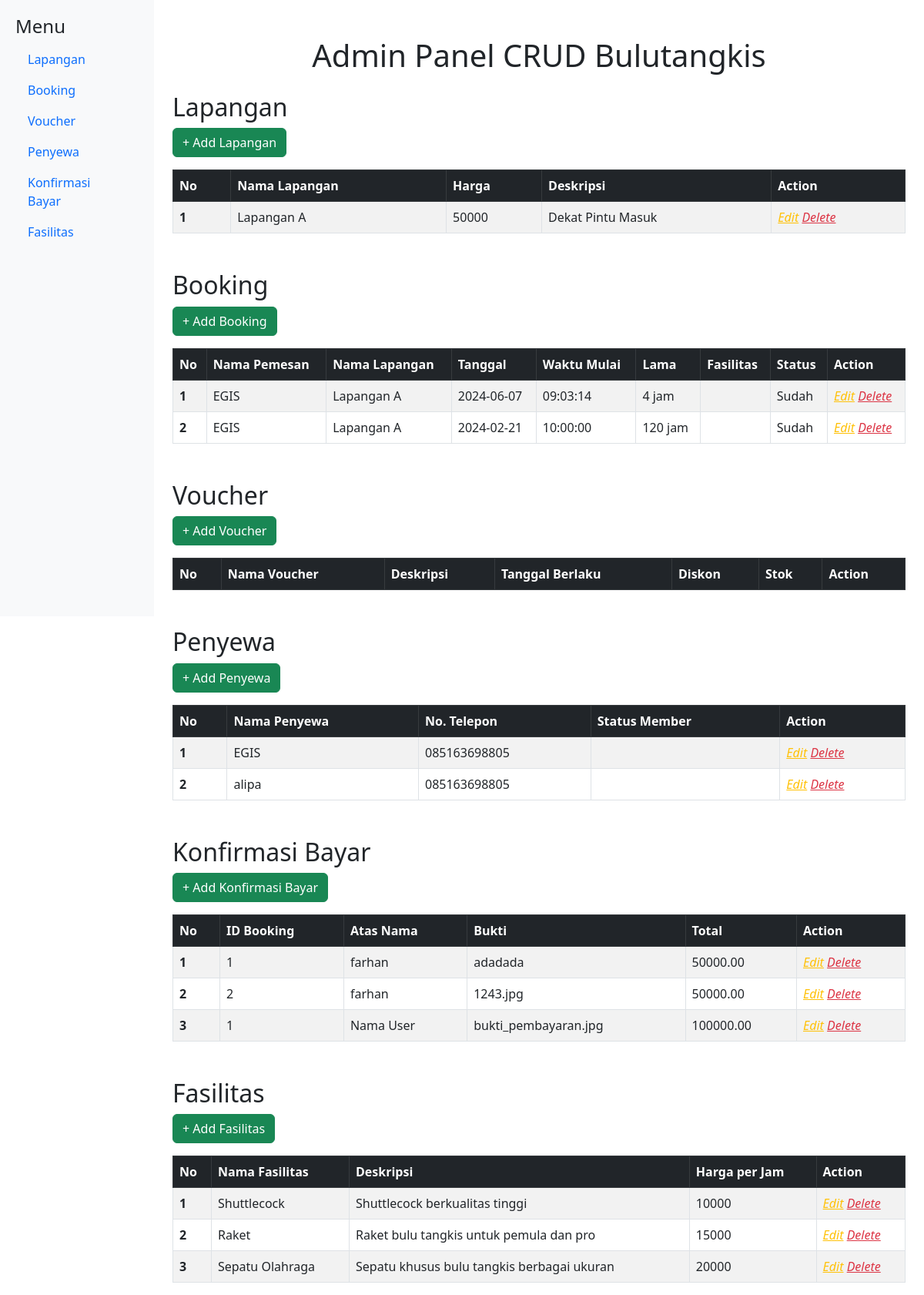
/evolve/Admin/admin.php, run on the app's committed database.
### tables this page shows
CREATE TABLE `lapangan` (
  `id_lapangan` int(11) NOT NULL,
  `nama_lapangan` varchar(255) NOT NULL,
  `harga_lapangan` int(11) DEFAULT NULL,
  `deskripsi_lapangan` varchar(255) NOT NULL
);

CREATE TABLE `booking` (
  `id_booking` int(11) NOT NULL,
  `tanggal_booking` date DEFAULT NULL,
  `jam_booking` time DEFAULT NULL,
  `id_penyewa` int(11) DEFAULT NULL,
  `id_lapangan` int(11) DEFAULT NULL,
  `id_voucher` int(11) DEFAULT NULL,
  `id_fasilitas` int(10) DEFAULT NULL,
  `tanggal_main` date DEFAULT NULL,
  `jam_mulai` time DEFAULT NULL,
  `lama` int(11) DEFAULT NULL,
  `status_pembayaran` varchar(255) DEFAULT 'Belum'
);

CREATE TABLE `penyewa` (
  `id_penyewa` int(10) NOT NULL,
  `nama_penyewa` varchar(255) NOT NULL,
  `no_telepon_penyewa` varchar(255) NOT NULL
);

CREATE TABLE `konfirmasi_bayar` (
  `id_konfirmasi` int(11) NOT NULL,
  `id_booking` int(11) DEFAULT NULL,
  `atas_nama` varchar(100) DEFAULT NULL,
  `bukti` text DEFAULT NULL,
  `total` decimal(10,2) DEFAULT NULL
);

CREATE TABLE `extra_fasilitas` (
  `id_fasilitas` int(11) NOT NULL,
  `nama_fasilitas` varchar(255) NOT NULL,
  `deskripsi_fasilitas` varchar(255) NOT NULL,
  `harga_per_jam` int(11) DEFAULT NULL
);

### evolve/Admin/admin.php (the view, shortened to what the rows shown need)
<?php
include('../function.php');
$listLapangan = readLapangan($conn);
$listBooking = readBooking($conn);
$listPenyewa = readPenyewa($conn);
$listKonfirmasi = readKonfirmasi($conn);
$listExtraFasilitas = readExtraFasilitas($conn);
?>
<!DOCTYPE html>
<html lang="en">
<head>
    <link href="https://cdn.jsdelivr.net/npm/bootstrap@5.3.0-alpha1/dist/css/bootstrap.min.css" rel="stylesheet">
</head>
<body>
    <div class="container-fluid">
        <div class="row">
            <div class="col-10">
                <div class="container mt-5">
                    <h1 class="text-center mb-4">Admin Panel CRUD Bulutangkis</h1>
                    <section id="lapangan">
                        <h2>Lapangan</h2>
                        <table class="table table-bordered table-striped table-hover">
                            <thead class="table-dark">
                                <tr>
                                    <th scope="col">No</th>
                                    <th scope="col">Nama Lapangan</th>
                                    <th scope="col">Harga</th>
                                    <th scope="col">Deskripsi</th>
                                    <th scope="col">Action</th>
                                </tr>
                            </thead>
                            <tbody>
                                <?php
                                $nomor_baris = 1;
                                foreach($listLapangan as $lapangan){
                                ?>
                                <tr>
                                    <th scope="row"><?= $nomor_baris ?></th>
                                    <td><?= $lapangan['nama_lapangan'] ?></td>
                                    <td><?= $lapangan['harga_lapangan'] ?></td>
                                    <td><?= $lapangan['deskripsi_lapangan'] ?></td>
                                    <td>
                                        <a href="updateLapangan.php?id_lapangan=<?= $lapangan['id_lapangan'] ?>"
                                            class="link-warning"><i class="bi bi-pencil-square">Edit</i></a>
                                        <a href="deleteLapangan.php?id=<?= $lapangan['id_lapangan'] ?>"
                                            onclick="return confirm('Yakin Hapus?')" class="link-danger"><i
                                                class="bi bi-trash3">Delete</i></a>
                                    </td>
                                </tr>
                                <?php
                                $nomor_baris++;
                                }
                                ?>
                            </tbody>
                        </table>
                    </section>
                    <section id="booking" class="mt-5">
                        <h2>Booking</h2>
                        <table class="table table-bordered table-striped table-hover">
                            <thead class="table-dark">
                                <tr>
                                    <th scope="col">No</th>
                                    <th scope="col">Nama Pemesan</th>
                                    <th scope="col">Nama Lapangan</th>
                                    <th scope="col">Tanggal</th>
                                    <th scope="col">Waktu Mulai</th>
                                    <th scope="col">Lama</th>
                                    <th scope="col">Fasilitas</th>
                                    <th scope="col">Status</th>
                                    <th scope="col">Action</th>
                                </tr>
                            </thead>
                            <tbody>
                                <?php
            $nomor_baris = 1;
            foreach($listBooking as $booking){
            ?>
                                <tr>
                                    <th scope="row"><?= $nomor_baris ?></th>
                                    <td><?= $booking['nama_pemesan'] ?></td>
                                    <td><?= $booking['nama_lapangan'] ?></td>
                                    <td><?= $booking['tanggal_main'] ?></td>
                                    <td><?= $booking['jam_mulai'] ?></td>
                                    <td><?= $booking['lama'] ?> jam</td>
                                    <td><?= $booking['nama_fasilitas'] ?></td>
                                    <td><?= $booking['status_pembayaran'] ?></td>
                                    <td>
                                        <a href="updateBooking.php?id_booking=<?= $booking['id_booking'] ?>"
                                            class="link-warning"><i class="bi bi-pencil-square">Edit</i></a>
                                        <a href="deleteBooking.php?id=<?= $booking['id_booking'] ?>"
                                            onclick="return confirm('Yakin Hapus?')" class="link-danger"><i
                                                class="bi bi-trash3">Delete</i></a>
                                    </td>
                                </tr>
                                <?php
                                $nomor_baris++;
                                }
                                ?>
                            </tbody>
                        </table>
                    </section>
                    <section id="voucher" class="mt-5">
                        <h2>Voucher</h2>
                        <table class="table table-bordered table-striped table-hover">
                            <thead class="table-dark">
                                <tr>
                                    <th scope="col">No</th>
                                    <th scope="col">Nama Voucher</th>
                                    <th scope="col">Deskripsi</th>
                                    <th scope="col">Tanggal Berlaku</th>
                                    <th scope="col">Diskon</th>
                                    <th scope="col">Stok</th>
                                    <th scope="col">Action</th>
                                </tr>
                            </thead>
                        </table>
                    </section>
                    <section id="penyewa" class="mt-5">
                        <h2>Penyewa</h2>
                        <table class="table table-bordered table-striped table-hover">
                            <thead class="table-dark">
                                <tr>
                                    <th scope="col">No</th>
                                    <th scope="col">Nama Penyewa</th>
                                    <th scope="col">No. Telepon</th>
                                    <th scope="col">Status Member</th>
                                    <th scope="col">Action</th>
                                </tr>
                            </thead>
                            <tbody>
                                <?php
                                $nomor_baris = 1;
                                foreach($listPenyewa as $penyewa){
                                ?>
                                <tr>
                                    <th scope="row"><?= $nomor_baris ?></th>
                                    <td><?= $penyewa['nama_penyewa'] ?></td>
                                    <td><?= $penyewa['no_telepon_penyewa'] ?></td>
                                    <td><?= $penyewa['status_member'] ?></td>
                                    <td>
                                        <a href="updatePenyewa.php?id_penyewa=<?= $penyewa['id_penyewa'] ?>"
                                            class="link-warning"><i class="bi bi-pencil-square">Edit</i></a>
                                        <a href="deletePenyewa.php?id=<?= $penyewa['id_penyewa'] ?>"
                                            onclick="return confirm('Yakin Hapus?')" class="link-danger"><i
                                                class="bi bi-trash3">Delete</i></a>
                                    </td>
                                </tr>
                                <?php
                                $nomor_baris++;
                                }
                                ?>
                            </tbody>
                        </table>
                    </section>
                    <section id="konfirmasi" class="mt-5">
                        <h2>Konfirmasi Bayar</h2>
                        <table class="table table-bordered table-striped table-hover">
                            <thead class="table-dark">
                                <tr>
                                    <th scope="col">No</th>
                                    <th scope="col">ID Booking</th>
                                    <th scope="col">Atas Nama</th>
                                    <th scope="col">Bukti</th>
                                    <th scope="col">Total</th>
                                    <th scope="col">Action</th>
                                </tr>
                            </thead>
                            <tbody>
                                <?php
                                $nomor_baris = 1;
                                foreach($listKonfirmasi as $konfirmasi){
                                ?>
                                <tr>
                                    <th scope="row"><?= $nomor_baris ?></th>
                                    <td><?= $konfirmasi['id_booking'] ?></td>
                                    <td><?= $konfirmasi['atas_nama'] ?></td>
                                    <td><?= $konfirmasi['bukti'] ?></td>
                                    <td><?= $konfirmasi['total'] ?></td>
                                    <td>
                                        <a href="updateKonfirmasiBayar.php?id_konfirmasi=<?= $konfirmasi['id_konfirmasi'] ?>"
                                            class="link-warning"><i class="bi bi-pencil-square">Edit</i></a>
                                        <a href="deleteKonfirmasiBayar.php?id=<?= $konfirmasi['id_konfirmasi'] ?>"
                                            onclick="return confirm('Yakin Hapus?')" class="link-danger"><i
                                                class="bi bi-trash3">Delete</i></a>
                                    </td>
                                </tr>
                                <?php
                                $nomor_baris++;
                                }
                                ?>
                            </tbody>
                        </table>
                    </section>
                    <section id="fasilitas" class="mt-5">
                        <h2>Fasilitas</h2>
                        <table class="table table-bordered table-striped table-hover">
                            <thead class="table-dark">
                                <tr>
                                    <th scope="col">No</th>
                                    <th scope="col">Nama Fasilitas</th>
                                    <th scope="col">Deskripsi</th>
                                    <th scope="col">Harga per Jam</th>
                                    <th scope="col">Action</th>
                                </tr>
                            </thead>
                            <tbody>
                                <?php
                                $nomor_baris = 1;
                                foreach($listExtraFasilitas as $fasilitas){
                                ?>
                                <tr>
                                    <th scope="row"><?= $nomor_baris ?></th>
                                    <td><?= $fasilitas['nama_fasilitas'] ?></td>
                                    <td><?= $fasilitas['deskripsi_fasilitas'] ?></td>
                                    <td><?= $fasilitas['harga_per_jam'] ?></td>
                                    <td>
                                        <a href="updateExtraFasilitas.php?id_fasilitas=<?= $fasilitas['id_fasilitas'] ?>"
                                            class="link-warning"><i class="bi bi-pencil-square">Edit</i></a>
                                        <a href="deleteExtraFasilitas.php?id=<?= $fasilitas['id_fasilitas'] ?>"
                                            onclick="return confirm('Yakin Hapus?')" class="link-danger"><i
                                                class="bi bi-trash3">Delete</i></a>
                                    </td>
                                </tr>
                                <?php
                                $nomor_baris++;
                                }
                                ?>
                            </tbody>
                        </table>
                    </section>
                </div>
            </div>
        </div>
    </div>
</body>
</html>

### data on the page
lapangan: nama_lapangan "Lapangan A", harga_lapangan "50000", deskripsi_lapangan "Dekat Pintu Masuk"
booking: id_penyewa.nama_penyewa "EGIS", id_lapangan.nama_lapangan "Lapangan A", tanggal_main "2024-06-07", jam_mulai "09:03:14", lama "4", status_pembayaran "Sudah"
booking: id_penyewa.nama_penyewa "EGIS", id_lapangan.nama_lapangan "Lapangan A", tanggal_main "2024-02-21", jam_mulai "10:00:00", lama "120", status_pembayaran "Sudah"
penyewa: nama_penyewa "EGIS", no_telepon_penyewa "085163698805"
penyewa: nama_penyewa "alipa", no_telepon_penyewa "085163698805"
konfirmasi_bayar: id_booking "1", atas_nama "farhan", bukti "adadada", total "50000.00"
konfirmasi_bayar: id_booking "2", atas_nama "farhan", bukti "1243.jpg", total "50000.00"
konfirmasi_bayar: id_booking "1", atas_nama "Nama User", bukti "bukti_pembayaran.jpg", total "100000.00"
extra_fasilitas: nama_fasilitas "Shuttlecock", deskripsi_fasilitas "Shuttlecock berkualitas tinggi", harga_per_jam "10000"
extra_fasilitas: nama_fasilitas "Raket", deskripsi_fasilitas "Raket bulu tangkis untuk pemula dan pro", harga_per_jam "15000"
extra_fasilitas: nama_fasilitas "Sepatu Olahraga", deskripsi_fasilitas "Sepatu khusus bulu tangkis berbagai ukuran", harga_per_jam "20000"
